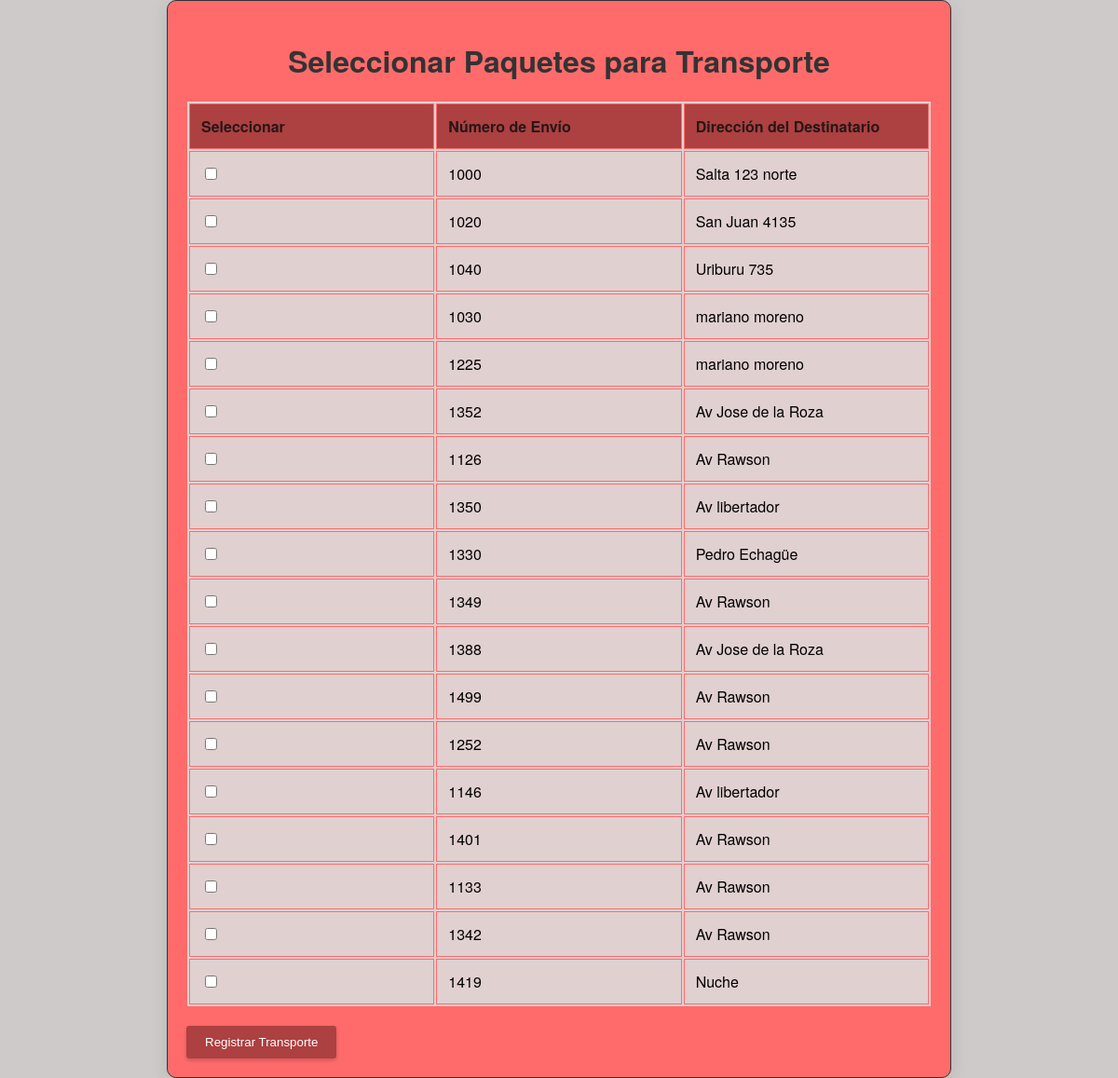
Page /funcion3?sucursal=1 on the committed database.
### model.py (models this page shows)
class Paquete(db.Model):
    __tablename__ = 'paquete'
    id = db.Column(db.Integer, primary_key=True)
    numeroenvio = db.Column(db.Integer)
    peso = db.Column(db.Integer)
    nomdestinatario = db.Column(db.String(60))
    dirdestinatario = db.Column(db.String(100))
    entregado = db.Column(db.Boolean, nullable=False, default=False)
    observaciones = db.Column(db.Text)
    idsucursal = db.Column(db.Integer, db.ForeignKey('sucursal.id'))
    idtransporte = db.Column(db.Integer, db.ForeignKey('transporte.id'))
    idrepartidor = db.Column(db.Integer, db.ForeignKey('repartidor.id'))

### app.py (the view)
@app.route("/funcion3", methods=['GET', 'POST'])
def funcion3():
    if request.method == 'POST':
        paquete_ids = request.form.getlist('paquetes')
        id_sucursal = request.form.get('id_sucursal')
        if not paquete_ids:
            flash("No se han seleccionado paquetes para el transporte", "error")
            return redirect(url_for('funcion3', sucursal=id_sucursal))
        try:
            transporte = Transporte(
                numerotransporte=random.randint(1000, 1500),
                fechahorasalida=datetime.now(),
                fechahorallegada=None,
                idsucursal=id_sucursal
            )
            db.session.add(transporte)
            db.session.commit()
            for paquete_id in paquete_ids:
                paquete = Paquete.query.get(paquete_id)
                paquete.idtransporte = transporte.id
                db.session.commit()
            flash("Transporte registrado con éxito", "success")
        except Exception as e:
            db.session.rollback()
            flash("Error al registrar el transporte", "error")
        return redirect(url_for('funcion1'))
    else:
        id_sucursal = request.args.get('sucursal')
        if not id_sucursal:
            return redirect(url_for('funcion1'))
        paquetes = Paquete.query.filter_by(entregado=0, idrepartidor=0).all()
        return render_template('funcion3.html', paquetes=paquetes, id_sucursal=id_sucursal)

### templates/funcion3.html (shortened to what this page needs)
<!DOCTYPE html>
<html lang="es">
<head>
    <link rel="stylesheet" href="{{ url_for('static', filename='funcion3.css') }}">
</head>
<body>
    <div class="container">
        <h1>Seleccionar Paquetes para Transporte</h1>
        <form method="POST">
            <table>
                <thead>
                    <tr>
                        <th>Seleccionar</th>
                        <th>Número de Envío</th>
                        <th>Dirección del Destinatario</th>
                    </tr>
                </thead>
                <tbody>
                    {% for paquete in paquetes %}
                        <tr>
                            <td><input type="checkbox" name="paquetes" value="{{ paquete.id }}"></td>
                            <td>{{ paquete.numeroenvio }}</td>
                            <td>{{ paquete.dirdestinatario }}</td>
                        </tr>
                    {% endfor %}
                </tbody>
            </table>
            <button type="submit">Registrar Transporte</button>
        </form>
    </div>
</body>
</html>

### static/funcion3.css (style rules this page uses)
body { font-family: 'Helvetica Neue', sans-serif; margin: auto; padding: 0; display: flex; justify-content: center; align-items: center; height: 100vh; background-color: #cecaca; }
.container { width: 80%; max-width: 800px; margin: auto; overflow: hidden; padding: 20px; box-shadow: 0 4px 20px rgba(0, 0, 0, 0.1); background-color: #ff6b6b; border-radius: 10px; border: 1px solid #333; }
h1 { font-size: 2rem; margin-bottom: 20px; color: #333; text-align: center; }
table { width: 100%; max-width: 800px; margin: 20px auto; border: 1px solid #ff6b6b; background-color: #e1d0d0; }
th, td { border: 1px solid #ff6b6b; width: 25%; text-align: left; padding: 12px; }
th { background-color: #ad4040; color: #261717; }
tr:nth-child(even) { background-color:#e1d0d0; }
button { background-color: #ad4040; color: #ffffff; border: none; padding: 10px 20px; cursor: pointer; border-radius: 3px; transition: background-color 0.3s ease; box-shadow: 0 2px 4px rgba(0, 0, 0, 0.2); }

### rows in the picture
Paquete: numeroenvio "1000", dirdestinatario "Salta 123 norte"
Paquete: numeroenvio "1020", dirdestinatario "San Juan 4135"
Paquete: numeroenvio "1040", dirdestinatario "Uriburu 735"
Paquete: numeroenvio "1030", dirdestinatario "mariano moreno"
Paquete: numeroenvio "1225", dirdestinatario "mariano moreno"
Paquete: numeroenvio "1352", dirdestinatario "Av Jose de la Roza"
Paquete: numeroenvio "1126", dirdestinatario "Av Rawson"
Paquete: numeroenvio "1350", dirdestinatario "Av libertador"
Paquete: numeroenvio "1330", dirdestinatario "Pedro Echagüe"
Paquete: numeroenvio "1349", dirdestinatario "Av Rawson"
Paquete: numeroenvio "1388", dirdestinatario "Av Jose de la Roza"
Paquete: numeroenvio "1499", dirdestinatario "Av Rawson"
Paquete: numeroenvio "1252", dirdestinatario "Av Rawson"
Paquete: numeroenvio "1146", dirdestinatario "Av libertador"
Paquete: numeroenvio "1401", dirdestinatario "Av Rawson"
Paquete: numeroenvio "1133", dirdestinatario "Av Rawson"
Paquete: numeroenvio "1342", dirdestinatario "Av Rawson"
Paquete: numeroenvio "1419", dirdestinatario "Nuche"
